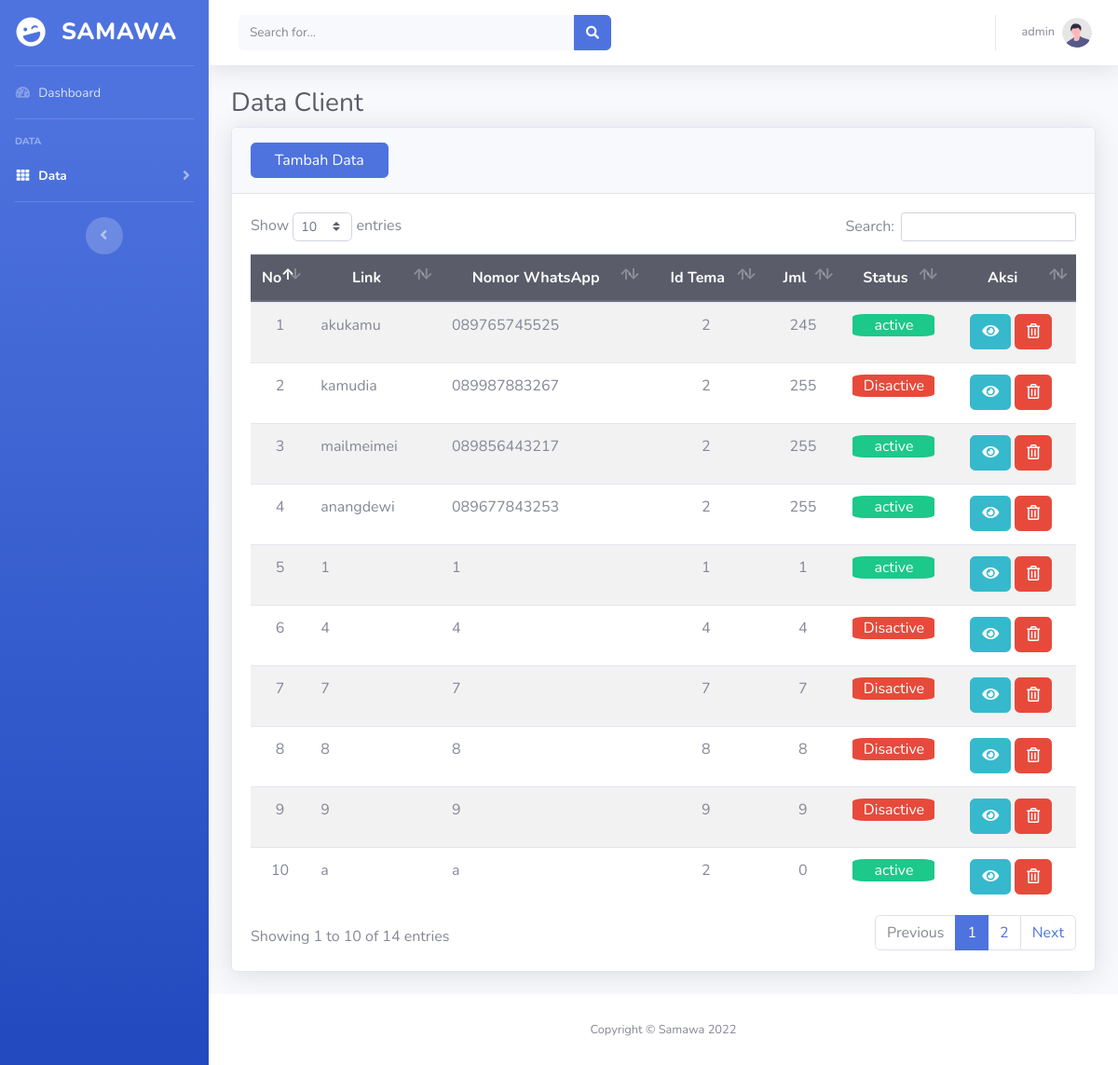
Screenshot of /admin/data_client.php (signed in) with the database file from the repository.
### tables this page shows
CREATE TABLE `client` (
  `idclient` int(7) NOT NULL,
  `link` varchar(50) NOT NULL,
  `password` varchar(250) NOT NULL,
  `no_wa` varchar(12) NOT NULL,
  `idtema` int(3) NOT NULL,
  `jml` int(4) NOT NULL,
  `status` char(1) NOT NULL
);

### admin/functions.php (called while the page is built, shortened)
<?php
$conn = mysqli_connect("localhost", "root", "", "db_wedding");
function query($query){
	global $conn;
	$result = mysqli_query($conn, $query);
	$rows = [];
	while($row = mysqli_fetch_assoc($result)) {
		$rows[] = $row;
	}
	return $rows;
}
 ?>

### admin/data_client.php (the view, shortened to what this page needs)
<?php
require 'functions.php';
$username = $_SESSION['username'];
$client = query ("SELECT * FROM client");
?>
<!DOCTYPE html>
<html lang="en">
<head>
    <link href="vendor/fontawesome-free/css/all.min.css" rel="stylesheet" type="text/css">
    <link href="css/sb-admin-2.min.css" rel="stylesheet">
    <link href="vendor/datatables/dataTables.bootstrap4.min.css" rel="stylesheet">
</head>
<body id="page-top">
    <div id="wrapper">
        <ul class="navbar-nav bg-gradient-primary sidebar sidebar-dark accordion" id="accordionSidebar">
            <a class="sidebar-brand d-flex align-items-center justify-content-center" href="#">
                <div class="sidebar-brand-icon rotate-n-15">
                    <i class="fas fa-laugh-wink"></i>
                </div>
                <div style="font-size: 25px;" class="sidebar-brand-text mx-3">samawa</div>
            </a>
            <hr class="sidebar-divider my-0">
            <li class="nav-item">
                <a class="nav-link" href="index.php">
                    <i class="fas fa-fw fa-tachometer-alt"></i>
                    <span>Dashboard</span></a>
            </li>
            <hr class="sidebar-divider">
            <div class="sidebar-heading">
                Data
            </div>
            <li class="nav-item active">
                <a class="nav-link  collapsed" href="#" data-toggle="collapse" data-target="#collapseTwo"
                    aria-expanded="true" aria-controls="collapseTwo">
                    <i class="fas fa-fw fa-th"></i>
                    <span>Data</span>
                </a>
            </li>
            <hr class="sidebar-divider">
            <div class="text-center d-none d-md-inline">
                <button class="rounded-circle border-0" id="sidebarToggle"></button>
            </div>
        </ul>
        <div id="content-wrapper" class="d-flex flex-column">
            <div id="content">
                <nav class="navbar navbar-expand navbar-light bg-white topbar mb-4 static-top shadow">
                    <form
                        class="d-none d-sm-inline-block form-inline mr-auto ml-md-3 my-2 my-md-0 mw-100 navbar-search">
                        <div class="input-group">
                            <input type="text" class="form-control bg-light border-0 small" placeholder="Search for..."
                                aria-label="Search" aria-describedby="basic-addon2">
                            <div class="input-group-append">
                                <button class="btn btn-primary" type="button">
                                    <i class="fas fa-search fa-sm"></i>
                                </button>
                            </div>
                        </div>
                    </form>
                    <ul class="navbar-nav ml-auto">
                        <li class="nav-item dropdown no-arrow">
                            <a class="nav-link dropdown-toggle" href="#" id="userDropdown" role="button"
                                data-toggle="dropdown" aria-haspopup="true" aria-expanded="false">
                                <span class="mr-2 d-none d-lg-inline text-gray-600 small"><?= $username; ?></span>
                                <img class="img-profile rounded-circle"
                                    src="img/undraw_profile.svg">
                            </a>
                        </li>
                    </ul>
                </nav>
                <div class="container-fluid">
                    <h1 class="h3 mb-2 text-gray-800">Data Client</h1>
                    <div class="card shadow mb-4">
                        <div class="card-header py-3">
                            <a href="add_client.php"><button class="btn btn-block btn-primary col-sm-2 ">Tambah Data</button></a>
                        </div>
                        <div class="card-body">
                            <div class="table-responsive">
                                <table class="table table-striped" id="dataTable" width="100%" cellspacing="0">
                                    <thead class="thead-dark">
                                        <tr style="text-align: center;">
                                            <th width="1%">No</th>
                                            <th>Link</th>
                                            <th>Nomor WhatsApp</th>
                                            <th>Id Tema</th>
                                            <th>Jml</th>
                                            <th>Status</th>
                                            <th>Aksi</th>
                                        </tr>
                                    </thead>
                                    <tbody>
                                        <?php $i = 1; ?>
                                        <?php foreach ( $client as $row) : ?>
                                        <tr>
                                            <td style="text-align: center;"><?= $i; ?></td>
                                            <td><?= $row["link"]; ?></td>
                                            <td><?= $row["no_wa"] ?></td>
                                            <td style="text-align: center;"><?= $row["idtema"]; ?></td>
                                            <td style="text-align: center;"><?= $row["jml"]; ?></td>
                                            <td style="text-align: center;"><?php
                                            if($row['status']==1){
                                                echo "<p class='bg-success' style='color: white; border-radius: 15% ;'>active</p>";
                                            }else{
                                                echo "<p class='bg-danger' style='color: white; border-radius: 15% ;'>Disactive</p>";
                                            } ?></td>
                                            <td align="center">
                                            <a class="btn btn-info" href="edit_data.php?idclient=<?= $row["idclient"]; ?>"><i class="fas fa-eye"></i></a>
                                            <a class="btn btn-danger" href="delete.php?idclient=<?= $row["idclient"]; ?>" onclick="return confirm('yakin?');"><i class="far fa-trash-alt"></i></a>
                                            </td>
                                      </tr>
                                      <?php $i++; ?>
                                      <?php endforeach; ?>
                                    </tbody>
                                </table>
                            </div>
                        </div>
                    </div>
                </div>
            </div>
            <footer class="sticky-footer bg-white">
                <div class="container my-auto">
                    <div class="copyright text-center my-auto">
                        <span>Copyright &copy; Samawa 2022</span>
                    </div>
                </div>
            </footer>
        </div>
    </div>
</body>
</html>

### rows the page displays
client: link "akukamu", no_wa "089765745525", idtema "2", jml "245", status "active"
client: link "kamudia", no_wa "089987883267", idtema "2", jml "255", status "Disactive"
client: link "mailmeimei", no_wa "089856443217", idtema "2", jml "255", status "active"
client: link "anangdewi", no_wa "089677843253", idtema "2", jml "255", status "active"
client: link "1", no_wa "1", idtema "1", jml "1", status "active"
client: link "4", no_wa "4", idtema "4", jml "4", status "Disactive"
client: link "7", no_wa "7", idtema "7", jml "7", status "Disactive"
client: link "8", no_wa "8", idtema "8", jml "8", status "Disactive"
client: link "9", no_wa "9", idtema "9", jml "9", status "Disactive"
client: link "a", no_wa "a", idtema "2", jml "0", status "active"

### other values shown
$username "admin"
